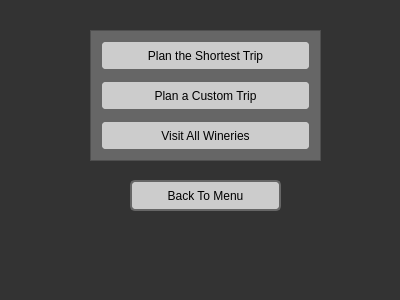
<?xml version="1.0" encoding="UTF-8"?>
<ui version="4.0">
 <class>planDayTrip</class>
 <widget class="QDialog" name="planDayTrip">
  <property name="geometry">
   <rect>
    <x>0</x>
    <y>0</y>
    <width>400</width>
    <height>300</height>
   </rect>
  </property>
  <property name="windowTitle">
   <string>Plan a Day Trip</string>
  </property>
  <property name="styleSheet">
   <string notr="true">QPushButton{background-color: #ccc;}

QMainWindow QPushButton:hover
{
background: #eee;
cursor: pointer;
  
}
QDialog
{
background: #333;
}
QDialog QPushButton {  border: 2px solid #666;border-radius: 5px;z-index:1000;}

MainWindow  QPushButton#viewWineries
{ 
height:100px;
}
          
QMainWindow #label
{
  font-family:verdana;
   background:#eee; 
  padding:10px;
display: block; 
  border: 2px solid #666;border-radius: 5px;}


QMainWindow #label_2
{
background:#000;
padding:10px;
}
#columnView
{z-index: 0; 
background:#666;
}  </string>
  </property>
  <widget class="QPushButton" name="planADayTrip">
   <property name="geometry">
    <rect>
     <x>100</x>
     <y>80</y>
     <width>211</width>
     <height>31</height>
    </rect>
   </property>
   <property name="text">
    <string>Plan a Custom Trip</string>
   </property>
  </widget>
  <widget class="QPushButton" name="pushButton">
   <property name="geometry">
    <rect>
     <x>130</x>
     <y>180</y>
     <width>151</width>
     <height>31</height>
    </rect>
   </property>
   <property name="text">
    <string>Back To Menu</string>
   </property>
  </widget>
  <widget class="QColumnView" name="columnView">
   <property name="geometry">
    <rect>
     <x>90</x>
     <y>30</y>
     <width>231</width>
     <height>131</height>
    </rect>
   </property>
   <property name="styleSheet">
    <string notr="true"/>
   </property>
  </widget>
  <widget class="QPushButton" name="planShortestTrip">
   <property name="geometry">
    <rect>
     <x>100</x>
     <y>40</y>
     <width>211</width>
     <height>31</height>
    </rect>
   </property>
   <property name="text">
    <string>Plan the Shortest Trip</string>
   </property>
  </widget>
  <widget class="QPushButton" name="planADayTrip_2">
   <property name="geometry">
    <rect>
     <x>100</x>
     <y>120</y>
     <width>211</width>
     <height>31</height>
    </rect>
   </property>
   <property name="text">
    <string>Visit All Wineries</string>
   </property>
  </widget>
  <zorder>columnView</zorder>
  <zorder>planADayTrip</zorder>
  <zorder>pushButton</zorder>
  <zorder>planShortestTrip</zorder>
  <zorder>planADayTrip_2</zorder>
 </widget>
 <resources/>
 <connections/>
</ui>
